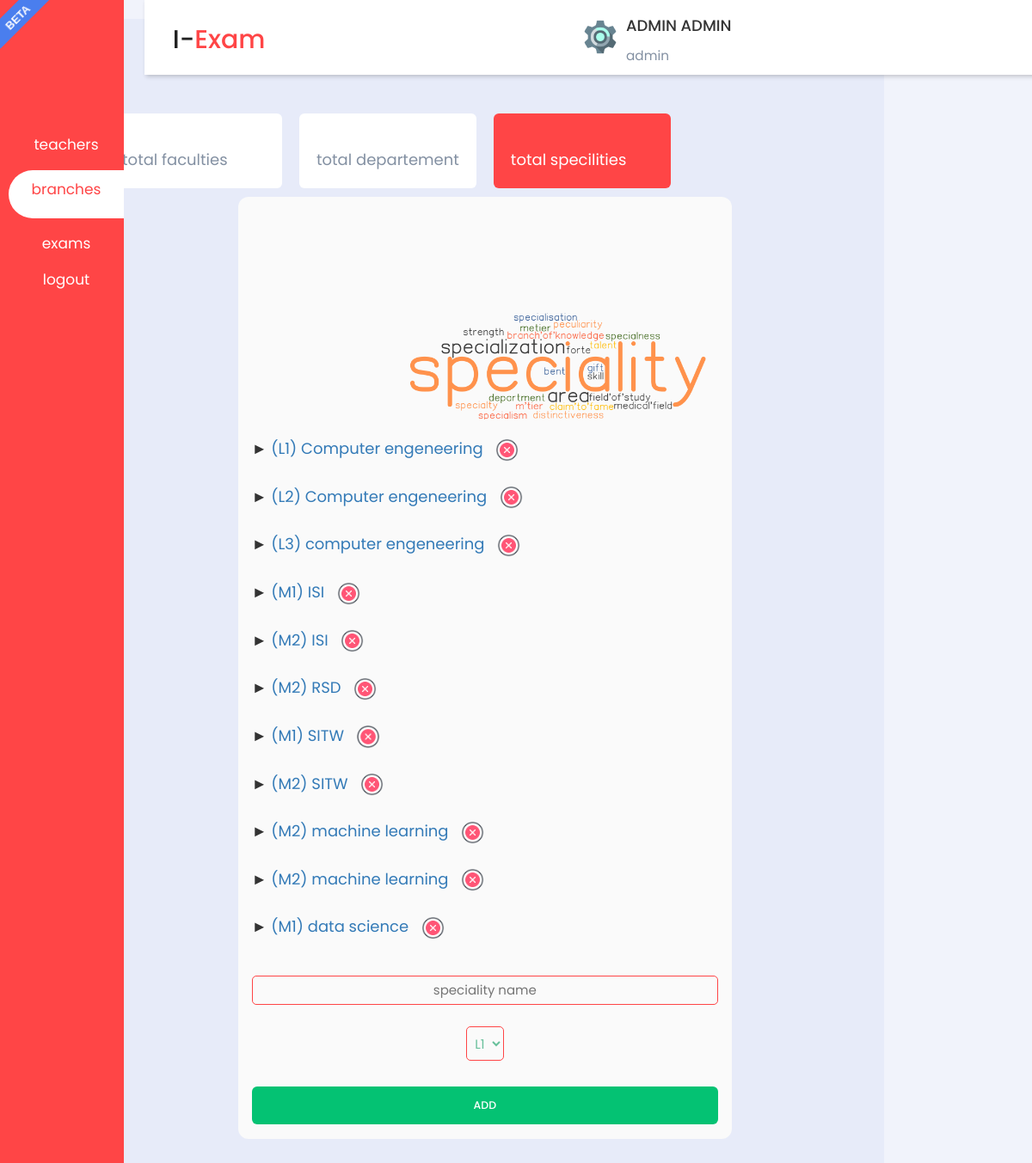
Before: /action/branches/branches_spec.php?id_depart=1 (signed in) with the older database file.
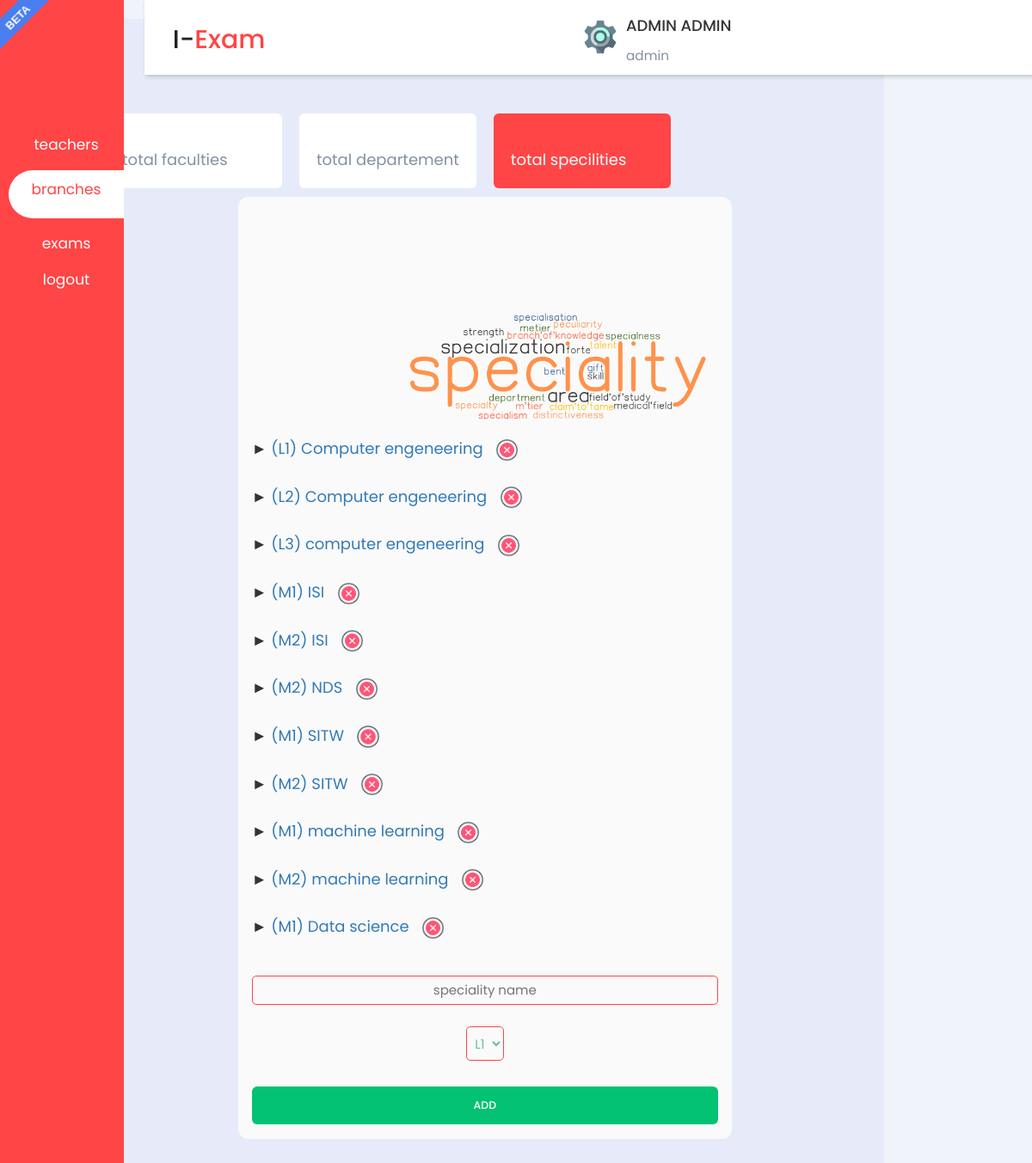
After: the same page with the newer database file.
### tables this page shows
CREATE TABLE `specility` (
  `id_departement` int(20) NOT NULL,
  `id_specility` int(20) NOT NULL,
  `name_specility` varchar(50) NOT NULL,
  `option_spec` enum('L1','L2','L3','M1','M2') NOT NULL
);

### fact.php (called while the page is built, shortened)
<?php
include('config/db_conn.php');
if(isset($_GET['id_depart'])){
 $id_depart=$_GET['id_depart'];
 $sqll="SELECT * FROM specility WHERE specility.id_departement='$id_depart' ";
 $result_spec=mysqli_query($conn, $sqll);
}
?>

### action/branches/branches_spec.php (the view, shortened to what this page needs)
<?php
include_once '../../config/Database.php';
include_once '../../fact.php';
    ?>
<!DOCTYPE html>
<html lang="en">
<head>
    <?php include('../../inc/header.php');?>
    <link rel="stylesheet"
        href="https://maxst.icons8.com/vue-static/landings/line-awesome/line-awesome/1.3.0/css/line-awesome.min.css">
    <link rel="stylesheet" href="../../css/admin.css">
    <link rel="stylesheet" href="../../css/notification.css">
    <link rel="stylesheet" href="../../css/branches.css">
</head>
<body>
    <div class="sidebar">
        <div class="sidebar-brand">
            <h2><span class=""></span> <span></span></h2>
        </div>
        <div class="sidebar-menu">
            <ul>
                <li>
                    <a href="../admin_teachers.php"><span class="las la-user"></span>
                        <p style="font-size:17px;">teachers</p></span>
                    </a>
                </li>
                <li>
                    <a href="branches_faculty.php" class="active">
                        <p style="font-size:17px;">branches</p>
                    </a>
                </li>
                <li>
                    <a href="../admin_exams.php">
                        <p style="font-size:17px;">exams</p>
                    </a>
                </li>
                <li>
                    <a href="../../logout.php" onclick="return confirm('Are You sure you want to logout ?');">
                        <p style="font-size:17px;">logout</p>
                    </a>
                </li>
            </ul>
        </div>
    </div>
    <div class="main-content">
        <header>
            <h2>
                 I-<font style="color:#ff4546;">Exam</font>
            </h2>
            <div class="user-wrapper">
                <a href="../profile.php"><img src="<?php echo $_SESSION['img']; ?>" width="40px" height="40px" alt=""></a>
                <div>
                    <h4> <?php echo $_SESSION['name']; ?> </h4>
                    <small> <?php echo $_SESSION['role']; ?> </small>
                </div>
            </div>
        </header>
        <main style="background:#e7ebf9;">
            <div class="cards">
                <div class="card-single">
                    <div>
                        <span>total faculties</span>
                    </div>
                </div>
                <div class="card-single">
                    <div>
                        <span>total departement</span>
                    </div>
                </div>
                <div class="card-single">
                    <div>
                        <span>total specilities</span>
                    </div>
                </div>
            </div>
            <div class="card">
                <div class="card-image" style="background-image: url('../../img/speciality.png');
                                                background-size: 130%;">
                </div>
                <div class="card-form">
                    <?php
                      while($row_spec=mysqli_fetch_assoc($result_spec)):  ?>
                    &#9658;
                    <a href="#">
                        <?php echo '('.$row_spec['option_spec'].')&nbsp'.$row_spec['name_specility']; ?>
                    </a>&nbsp;
                    <img src="../../img/delete_sign.png " style="width:5%;display:inline;" type="button" name="delete"
                        id="<?php echo $row_spec['id_specility'];?>" onclick="delete_spec(this.id)">
                    <br><br>
                    <?php endwhile; ?>
                    <div class="input">
                        <input class="input-field" placeholder="speciality name" id="insert_spec">
                    </div>
                    <div class="input">
                        <select class="input-field" placeholder="Level" id="insert_opt">
                            <option value="l1">L1</option>
                        </select>
                    </div>
                    <div class="action">
                        <input type="button" class="action-button" value="ADD" id="<?php echo $id_depart?>"
                            onclick="insert_spec(this.id)">
                    </div>
                </div>
            </div>
    </div>
</body>
</html>

### inc/header.php (shortened to what this page needs)
<link rel="stylesheet" href="https://maxcdn.bootstrapcdn.com/bootstrap/3.3.5/css/bootstrap.min.css">
<link rel="stylesheet" href="https://maxcdn.bootstrapcdn.com/bootstrap/3.3.5/css/bootstrap-theme.min.css">
<link rel="stylesheet" href="https://maxst.icons8.com/vue-static/landings/line-awesome/line-awesome/1.3.0/css/line-awesome.min.css">
<link rel="stylesheet" href="../../css/dataTables.bootstrap.min.css" />
<link rel="stylesheet" href="../../css/bootstrap.min.css" />
<link rel="stylesheet" href="../../css/admin.css">
<link rel="stylesheet" href="../../css/notification.css">
<link rel="stylesheet" href="../../css/switch.css">
<link rel="stylesheet" href="../../css/tag.css" />

### css/admin.css (style rules this page uses)
:root { --main-color: #ff4546; --color-dark: #1d2231; --text-grey: #8390a2; }
body { font-size: 18px; }
* { padding: 0; margin: 0; box-sizing: border-box; list-style-type: none; text-decoration: none; font-family: "Poppins", sans-serif; }
.sidebar { width: 20%; position: fixed; left: 0; top: 0; height: 100%; background: var(--main-color); z-index: 100; transition: width 300ms; }
.sidebar-brand { height: 90px; padding: 1rem 0rem 1rem 2rem; color: #fff; }
.sidebar-menu { margin-top: 30%; }
.sidebar-menu li { width: 100%; margin-bottom: 1.7rem; padding-left: 1rem; }
.sidebar-menu a { padding-left: 1rem; display: block; color: #fff; font-size: 1.1rem; }
.sidebar-menu a.active { background: #fff; padding-top: 1rem; padding-bottom: 1rem; color: var(--main-color); border-radius: 30px 0px 0px 30px; }
.sidebar-menu a span:first-child { font-size: 1.5rem; padding-right: 1rem; }
.main-content { transition: margin-left 300ms; margin-left: 250px; }
header { background: #fff; display: flex; justify-content: space-between; padding: 1rem 2.5rem; box-shadow: 2px 2px 5px rgba(0, 0, 0, 0.2); position: fixed; left: 20%; width: calc(80%); top: 0; z-index: 100; transition: left 300ms; }
header h2 { color: #222; }
.user-wrapper { display: flex; align-items: center; }
.user-wrapper img { border-radius: 50%; margin-right: 1rem; }
.user-wrapper small { display: inline-block; color: var(--text-grey); }
main { margin: 2%; padding: 10% 2%; background: #f1f5f9; min-height: calc(100vh - 90px); width: fit-content; }
.cards { display: grid; grid-template-columns: repeat(4, 1fr); grid-gap: 2rem; margin-bottom: 1rem; }
.card-single { display: flex; justify-content: space-between; background: #fff; padding: 2rem; border-radius: 6px; }
.card-single div:first-child span { color: var(--text-grey); }
.card-single:last-child { background: var(--main-color); }
.card-single:last-child h1, .card-single:last-child div:first-child span, .card-single:last-child div:last-child span { color: #fff; }
.card { background: #e7ebf9; }
@media only screen and (max-width: 1200px) { .sidebar { width: 12%; } }
@media only screen and (max-width: 1200px) { .sidebar .sidebar-brand, .sidebar li { padding-left: 1rem; text-align: center; } }
@media only screen and (max-width: 1200px) { .sidebar li a { padding-left: 0rem; } }
@media only screen and (max-width: 1200px) { .main-content { margin-left: 5%; } }
@media only screen and (max-width: 1200px) { .main-content header { width: calc(100% - 70px); left: 14%; } }
input[type="text"], input[type="email"], input[type="password"], select, textarea, option { display: block; box-sizing: border-box; padding: 4px; height: 40px; border: 2px solid #ff4546; outline: none; font-family: "Montserrat", sans-serif; font-weight: 400; font-size: 15px; text-align: center; background: none; margin: 10px auto; color: #fd6c6c; border-radius: 7px; transition: 0.25s; }

### css/tag.css (style rules this page uses)
body:after { z-index: 1000; content: "beta"; position: fixed; width: 80px; height: 25px; background: #4a7eee; top: 7px; left: -20px; text-align: center; font-size: 13px; font-family: sans-serif; text-transform: uppercase; font-weight: bold; color: #fff; line-height: 27px; transform:rotate(-45deg); }

### css/branches.css (style rules this page uses)
*, *:after, *:before { box-sizing: border-box; }
body { line-height: 1.5; background-color: #f1f3fb; padding: 0 2rem; }
img { max-width: 100%; display: block; }
input { appearance: none; border-radius: 0; }
.card { margin: 1rem auto; display: flex; flex-direction: column; width: 100%; max-width: 65%; background-color: rgb(250, 250, 250); border-radius: 12px; box-shadow: 0 10px 20px 0 rgba(#999, .25); padding: .6rem; margin-bottom:10%; }
.card-image { border-radius: 12px; overflow: hidden; padding-bottom: 45%; background-repeat: no-repeat; background-size: 120%; background-position: 0 5%; position: relative; }
.card-form { padding: 2rem 1rem 0; }
.input { display: flex; flex-direction: column-reverse; position: relative; padding-top: 1.5rem; }
.input-field { border: 0; z-index: 1; text-align:center; background-color: transparent; border: 1px solid #ff4546; border-radius:5px; font: inherit; font-size: 1.5rem; padding: .5rem 0; color:#68c09b; }
.action { margin-top: 2rem; }
.action-button { text-align:center; font: inherit; font-size: 1.25rem; padding: 1em; width: 100%; font-weight: 500; background-color: #04c273; border-radius: 6px; color: #FFF; border: 0; margin-bottom:2%; }

Changed rows visible on the page:
changed specility: name_specility "RSD" → "NDS"
changed specility (number 9 of 11 on the later page): option_spec "M2" → "M1"
changed specility: name_specility "data science" → "Data science"
